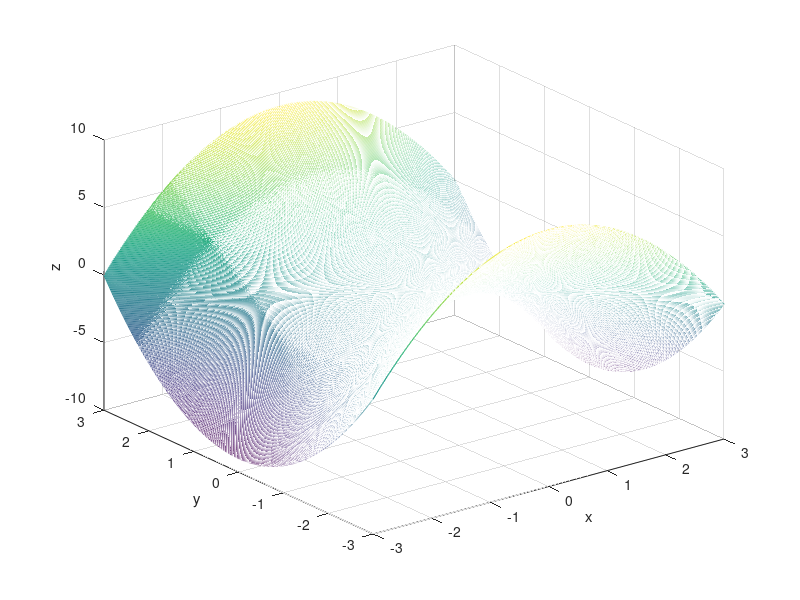

This figure's MATLAB source:
clear all
domain_x=[-3:0.01:3];
domain_y=[-3:0.01:3];

[X,Y] = meshgrid(domain_x,domain_y);
Z = Y.^2-X.^2;
mesh(X,Y,Z);
xlabel('x');ylabel('y');zlabel('z');
